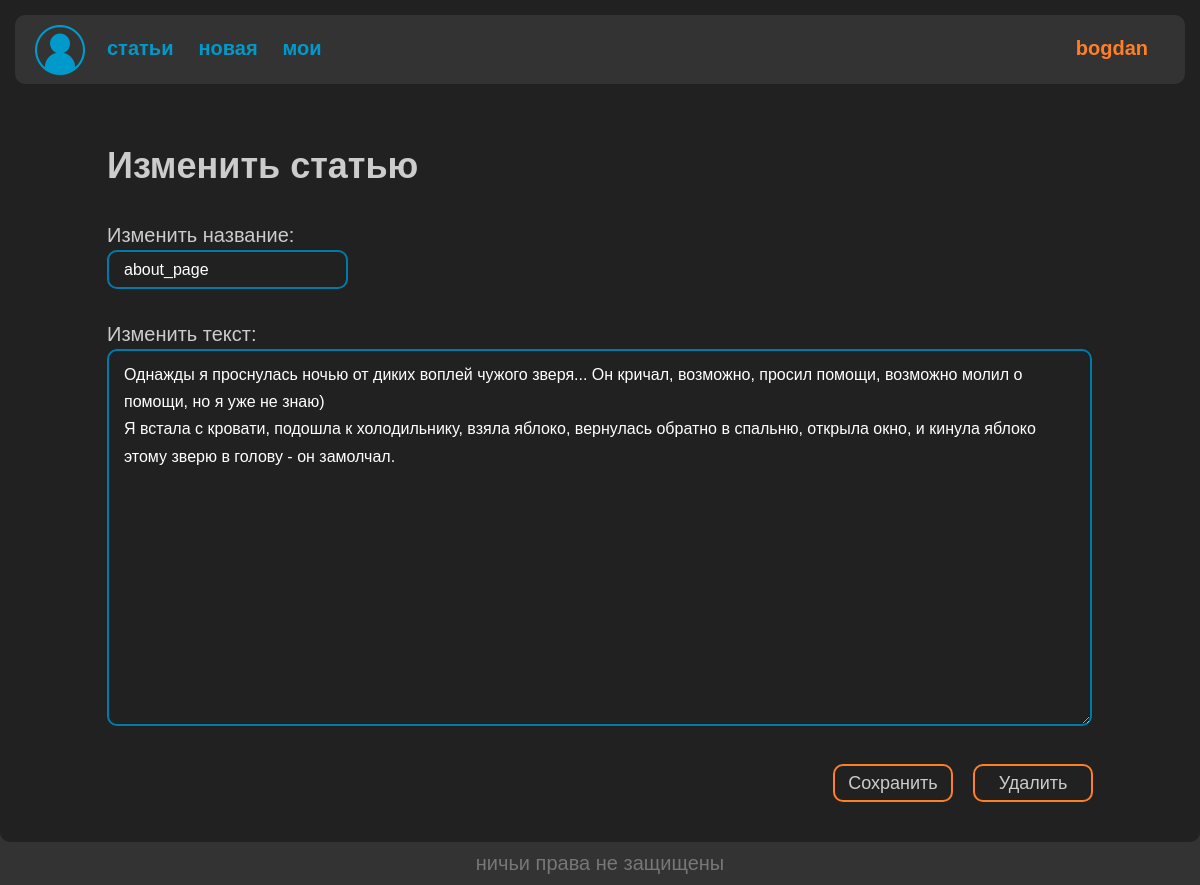
Page /pager/edit/20/ (signed in) on the committed database.
### userface/models.py (models this page shows, shortened)
class CustomUser(AbstractUser):
    settings = models.JSONField('settings',
                                default=get_default_settings)
    def __str__(self):
        return self.username

### pager/models.py (models this page shows, shortened)
class Page(models.Model):
    name = models.CharField(max_length=25)
    text = models.TextField(blank=True)
    date = models.DateTimeField(auto_now_add=True)
    user = models.ForeignKey('userface.CustomUser',
                             on_delete=models.SET_NULL,
                             null=True,
                             related_name='author')
    def get_absolute_url(self, prefix='text'):
        return reverse(prefix, kwargs={'page_id': self.id})
    def get_absolute_url_del(self):
        return self.get_absolute_url('del')
    class Meta:
        ordering = ['-date']  # установка дефолтной сортировке по дате

### pager/views.py (the view, shortened to what this page needs)
# urls.py: path('edit/<int:page_id>/', EditPage.as_view(), name='edit'),
class EditPage(NewPage):
    html_page = 'pager/edit.html'
    @is_author
    def get(self, request, page_id):
        self.page = Page.objects.get(id=page_id)
        self.form = NewPageForm({'name': self.page.name,
                                 'text': self.page.text})
        return self.rendering(request, {'page': self.page})

### pager/forms.py
class NewPageForm(forms.ModelForm):
    class Meta:
        model = Page
        fields = ['name', 'text']
        widgets = {
            'name': forms.TextInput(attrs={'class': 'input-form'}),
            'text': forms.Textarea(attrs={'cols': 50, 'rows': 13})
        }
    def clean_name(self):
        name = self.cleaned_data['name']
        if name == 'Богдан чурка':
            raise ValidationError('Сам ты чурка, пёс поганый')
        return name

### pager/utils.py (called while the page is built)
def is_author(funk):
    def wrapper(self, request, page_id):
        page = Page.objects.get(id=page_id)
        if str(page.user) == request.user.username:
            return funk(self, request, page_id)
        else:
            return redirect('list')
    return wrapper

    @staticmethod
    def get_context(context={}) -> dict:
        base = {
            'menu': menu,
            'theme': 0
        }
        return base | context

### pager/views.py (called while the page is built)
    def rendering(self, request, context={}):
        return render(request, self.html_page,
                      context=self.get_context({'form': self.form} | context))

### pager/templates/pager/edit.html (shortened to what this page needs)
{% extends 'userface/base.html' %}
{% block content %}
<h1>Изменить статью</h1>
<br>
<form method="post">
    <label class="input-labels">Изменить название:</label>
    <br>
    {{ form.name }}
    <br>
    <label class="input-labels">Изменить текст:</label>
    <br>
    {{ form.text }}
    <div class="send-button-margin-2">
        <button class="send-button" type="submit">Сохранить</button>
    </div>
</form>
<div class="send-button-margin-3">
     <button class="send-button"
             onclick="window.location.href = '{{ page.get_absolute_url_del }}';">Удалить</button>
</div>
{% endblock %}

### userface/templates/userface/base.html (shortened to what this page needs)
{% load static %}
<!DOCTYPE html>
<html>
<head>
    <link type="text/css" href="{% static 'userface/css/styles.css' %}" rel="stylesheet"/>
</head>
<body>
<div class="sub-body">
    <div class="over-border">
        <div class="header">
            <div class="logo">
                <a href="{% url 'main' %}"><img src="{% static 'userface/images/icon.png' %}" alt=""></a>
            </div>
            <div class="nav">
                {% block menu %}
                    {% for m in menu %}
                        <a class='nav-item' href="{% url m.url %}">{{ m.title }}</a>
                    {% endfor %}
                    {% if request.user.is_authenticated %}
                        <a class="nav-last" href="{% url 'my_profile' %}">{{ request.user.username }}</a>
                    {% else %}
                        <a class="nav-last" href="{% url 'login' %}">войти</a>
                    {% endif %}
                {% endblock %}
            </div>
        </div>
    </div>
    <div class="content">
        {% block content %}
        {% endblock %}
    </div>
</div>
<div class="footer">
    ничьи права не защищены
</div>
</body>
</html>

### userface/static/userface/css/styles.css (style rules this page uses)
* { margin: 0px; padding: 0px; font-family: sans-serif; text-decoration: none; }
body { background-color: #333333; height: 100%; }
.sub-body { background-color: #212121; border-radius: 10px; }
.over-border { border: 15px solid #212121; }
.header { weight: 100%; height: 250; background-color: #333333; border: 5px solid #333333; border-radius: 10px; display: flex; }
.logo { margin: 5px 5px 0px 15px; }
.nav { width: 100%; font-size: 20px; margin: 17px; box-sizing border-box; overflow: hidden; }
.nav-item { float: left; margin-right: 25px; color: #009ACA; font-weight: 700; }
.nav-last { float: right; margin-right: 15px; color: #FF7F27; font-weight: 700; }
.content { font-size: 18px; padding: 40px 107px 40px 107px; color: #CCCCCC; text-align: justify; font-weight: 500; line-height: 1.5; min-height: calc(100vh - 222px); }
.input-form { padding: 5px 15px 5px 15px; margin-bottom: 30px; width:auto; height:25px; border: 2px solid #007AAA; border-radius:10px; background-color: #212121; color: #FFFFFF; font-size: 16px; }
textarea { padding: 10px 15px 10px 15px; margin-bottom: 30px; width: calc(100% - 35px); height: 100%; resize: vertical; border: 2px solid #007AAA; border-radius:10px; background-color: #212121; color: #FFFFFF; font-size: 16px; line-height: 1.7; }
.send-button-margin-2 { margin: 0% 20px 0% calc(100% - 260px); }
.send-button-margin-3 { margin: -38px 20px 0% calc(100% - 120px); }
.send-button { width: 120px; height: 38px; background-color: #212121; border: 2px solid #FF7F27; border-radius:10px; color: #CCCCCC; font-size: 18px; transition: 0.2s; }
.input-labels { margin: 0px 0px 5px 0px; font-size: 20px; }
.footer { color: #777777; text-align: center; font-size: 20px; background-color: #333333; border: 10px solid #333333; }

### rows in the picture
CustomUser: user.username "bogdan"
Page: name "about_page", text "Однажды я проснулась ночью от диких воплей чужого зверя... Он кричал, возможно, просил помощи, возможно молил о помощи, но я уже не знаю) Я встала с кровати, подошла к холодильнику, взяла яблоко, вернулась обратно в спальню, открыла окно, и кинула яблоко этому зверю в голову - он замолчал."

### other values in the picture
{{ m.title }} "статьи" "новая" "мои"
